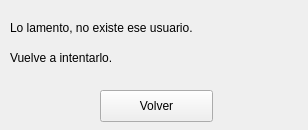
<?xml version="1.0" encoding="UTF-8"?>
<ui version="4.0">
 <class>Form</class>
 <widget class="QWidget" name="Form">
  <property name="geometry">
   <rect>
    <x>0</x>
    <y>0</y>
    <width>308</width>
    <height>130</height>
   </rect>
  </property>
  <property name="windowTitle">
   <string>Form</string>
  </property>
  <widget class="QLabel" name="label">
   <property name="geometry">
    <rect>
     <x>10</x>
     <y>20</y>
     <width>271</width>
     <height>16</height>
    </rect>
   </property>
   <property name="text">
    <string>Lo lamento, no existe ese usuario. </string>
   </property>
  </widget>
  <widget class="QLabel" name="label_2">
   <property name="geometry">
    <rect>
     <x>10</x>
     <y>50</y>
     <width>211</width>
     <height>16</height>
    </rect>
   </property>
   <property name="text">
    <string>Vuelve a intentarlo.</string>
   </property>
  </widget>
  <widget class="QPushButton" name="volver">
   <property name="geometry">
    <rect>
     <x>100</x>
     <y>90</y>
     <width>113</width>
     <height>32</height>
    </rect>
   </property>
   <property name="text">
    <string>Volver</string>
   </property>
  </widget>
 </widget>
 <resources/>
 <connections/>
</ui>
